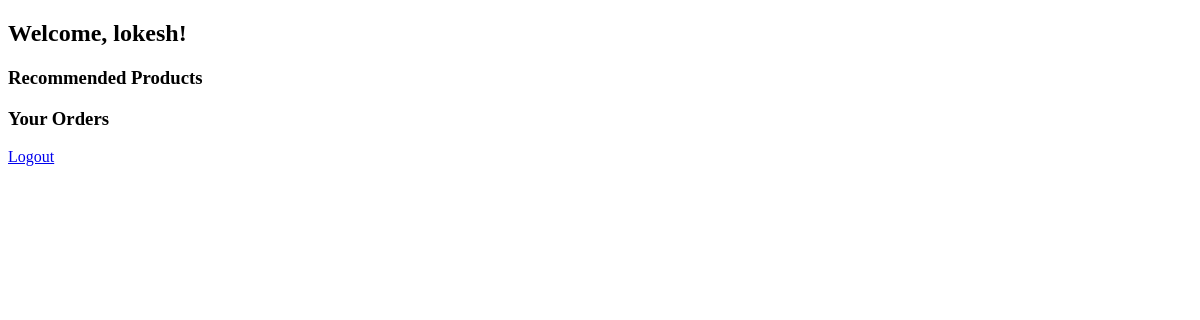
The page /dashboard (signed in) on the database as committed earlier.
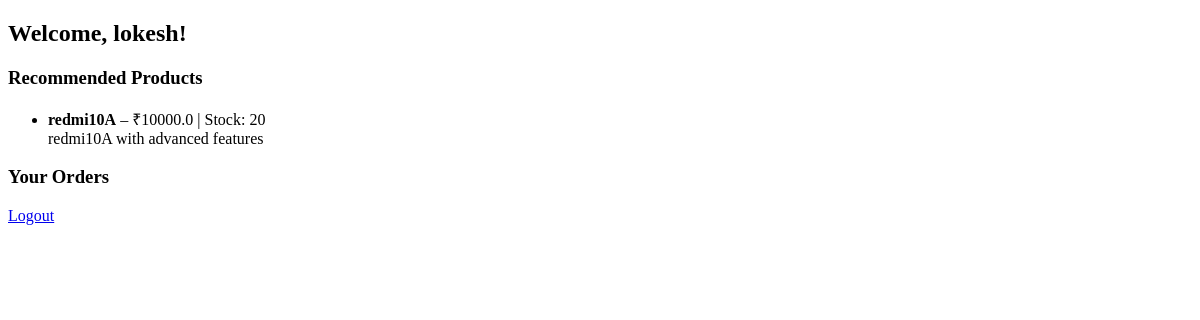
The same page on the database as committed later.
### tables this page shows
CREATE TABLE products (
            id INTEGER PRIMARY KEY AUTOINCREMENT,
            name TEXT NOT NULL,
            price REAL NOT NULL,
            stock INTEGER DEFAULT 0,
            description TEXT
        );

### app.py (the view)
@app.route('/dashboard')
def dashboard():
    if 'user_id' not in session:
        return redirect(url_for('login'))
    user_id = session['user_id']
    username = session['username']
    products = get_all_products()
    orders = get_orders_by_user(user_id)
    return render_template('dashboard.html', username=username, products=products, orders=orders)

### app.py (called while the page is built)
@app.before_request
def init_db():
    create_all_tables()

### models/db.py (called while the page is built)
def get_db():
    return sqlite3.connect('ecommerce.db')

def create_all_tables():
    from .user import create_user_table
    from .product import create_product_table
    from .order import create_order_table
    create_user_table()
    create_product_table()
    create_order_table()

### models/order.py (called while the page is built)
def create_order_table():
    conn = get_db()
    cursor = conn.cursor()
    cursor.execute('''
        CREATE TABLE IF NOT EXISTS orders (
            id INTEGER PRIMARY KEY AUTOINCREMENT,
            user_id INTEGER NOT NULL,
            product_id INTEGER NOT NULL,
            quantity INTEGER DEFAULT 1,
            order_date TEXT DEFAULT CURRENT_TIMESTAMP,
            FOREIGN KEY(user_id) REFERENCES users(id),
            FOREIGN KEY(product_id) REFERENCES products(id)
        )
    ''')
    conn.commit()
    conn.close()

### models/product.py (called while the page is built)
def get_all_products():
    conn = get_db()
    cursor = conn.cursor()
    cursor.execute('SELECT * FROM products')
    products = cursor.fetchall()
    conn.close()
    return products

### templates/dashboard.html (shortened to what this page needs)
<!DOCTYPE html>
<html>
<head>
</head>
<body>
    <h2>Welcome, {{ username }}!</h2>
    <h3>Recommended Products</h3>
    <ul>
        {% for p in products %}
            <li><strong>{{ p[1] }}</strong> – ₹{{ p[2] }} | Stock: {{ p[3] }}<br>{{ p[4] }}</li>
        {% endfor %}
    </ul>
    <h3>Your Orders</h3>
    <a href="{{ url_for('logout') }}">Logout</a>
</body>
</html>

Rows that differ between the two databases and show on the page:
added products: name "redmi10A", price "10000.0", stock "20", description "redmi10A with advanced features"
